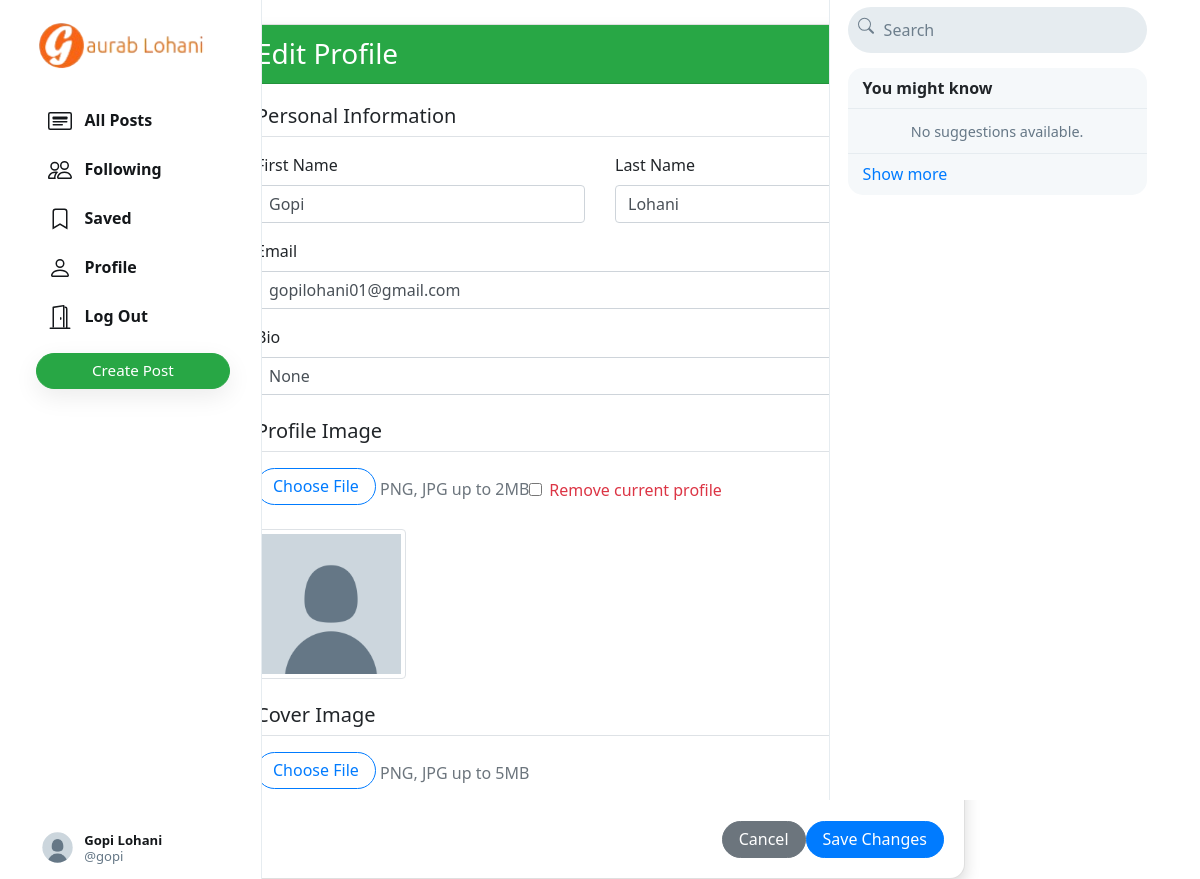
Page /edit_profile/ (signed in) on the committed database.
### control/models.py (models this page shows, shortened)
class User(AbstractUser):
    profile_pic = models.ImageField(upload_to='profile_pic/', default='media/defualt.jpg')
    bio = models.TextField(max_length=160, blank=True, null=True)
    cover = models.ImageField(upload_to='covers/', blank=True)

### control/views.py (the view, shortened to what this page needs)
# urls.py: path('edit_profile/', views.edit_profile, name='edit_profile'),
@login_required
def edit_profile(request):
    return render(request, 'edit_profile.html', {
        "user": request.user
    })

### control/templates/edit_profile.html (shortened to what this page needs)
{% extends 'layout.html' %}
{% load static %}
{% block body %}
<div class="container mt-4">
    <div class="row justify-content-center">
        <div class="col-md-8">
            <div class="card shadow">
                <div class="card-header  text-white" style="background-color: #28a745;">
                    <h3 class="mb-0">Edit Profile</h3>
                </div>
                <div class="card-body">
                    <form method="POST" enctype="multipart/form-data">
                        <div class="mb-4">
                            <h5 class="border-bottom pb-2 mb-3">Personal Information</h5>
                            <div class="row">
                                <div class="col-md-6 mb-3">
                                    <label class="form-label">First Name</label>
                                    <input type="text" class="form-control" name="firstname"
                                           value="{{ user.first_name }}" required>
                                </div>
                                <div class="col-md-6 mb-3">
                                    <label class="form-label">Last Name</label>
                                    <input type="text" class="form-control" name="lastname"
                                           value="{{ user.last_name }}" required>
                                </div>
                            </div>
                            <div class="mb-3">
                                <label class="form-label">Email</label>
                                <input type="email" class="form-control" name="email"
                                       value="{{ user.email }}" required>
                            </div>
                            <div class="mb-3">
                                <label class="form-label">Bio</label>
                                <input type="text" class="form-control" name="bio"
                                       value="{{ user.bio }}" required>
                            </div>
                        </div>
                        <div class="mb-4">
                            <h5 class="border-bottom pb-2 mb-3">Profile Image</h5>
                            <div class="d-flex align-items-center gap-4">
                                <div class="custom-file-upload">
                                    <label class="btn btn-outline-primary">
                                        Choose File
                                    </label>
                                    <span class="ms-2 text-muted">PNG, JPG up to 2MB</span>
                                </div>
                                {% if user.profile_pic %}
                                <div class="form-check">
                                    <input class="form-check-input" type="checkbox"
                                           name="remove_profile" id="removeProfile">
                                    <label class="form-check-label text-danger" for="removeProfile">
                                        Remove current profile
                                    </label>
                                </div>
                                {% endif %}
                            </div>
                            {% if user.profile_pic %}
                            <div class="mt-3">
                                <img src="{{ user.profile_pic.url }}" alt="Current Profile"
                                     class="img-thumbnail" style="max-width: 150px;">
                            </div>
                            {% endif %}
                        </div>
                        <div class="mb-4">
                            <h5 class="border-bottom pb-2 mb-3">Cover Image</h5>
                            <div class="d-flex align-items-center gap-4">
                                <div class="custom-file-upload">
                                    <label class="btn btn-outline-primary">
                                        Choose File
                                    </label>
                                    <span class="ms-2 text-muted">PNG, JPG up to 5MB</span>
                                </div>
                            </div>
                        </div>
                        <div class="d-flex justify-content-end gap-2 mt-4">
                            <a href="{% url 'profile' user.username %}"
                               class="btn btn-secondary">Cancel</a>
                            <button type="submit" class="btn btn-primary">Save Changes</button>
                        </div>
                    </form>
                </div>
            </div>
        </div>
    </div>
</div>
{% endblock %}

### control/templates/layout.html (shortened to what this page needs)
{% load static %}
<!DOCTYPE html>
<html lang="en">
    <head>
        <link rel="stylesheet" href="https://stackpath.bootstrapcdn.com/bootstrap/4.4.1/css/bootstrap.min.css">
        <link href="{% static 'network/styles.css' %}" rel="stylesheet">
        <link rel="stylesheet" href="https://cdn.jsdelivr.net/npm/bootstrap-icons@1.11.3/font/bootstrap-icons.min.css">
    </head>
    <body>
        <div class="body" data-page="{{page}}">
            <div class="sidenav">
                <a href="{% url 'index' %}" class="navbar-brand">
                    <img src="{% static 'network/Images/download.png' %}" height="50px">
                </a>
                <div style="height: 100%;">
                    <div>
                        <div>
                            <ul>
                                <li class="nav-item" id="all_posts">
                                <a href="{% url 'index' %}" class="nav-link">
                                    <div>
                                        &nbsp;&nbsp;All Posts
                                    </div>
                                </a>
                                </li>
                                {% if user.is_authenticated %}
                                    <li class="nav-item" id="following">
                                        <a href="{% url 'following' %}" class="nav-link">
                                            <div>
                                                &nbsp;&nbsp;Following
                                            </div>
                                        </a>
                                    </li>
                                    <li class="nav-item" id="saved">
                                        <a href="{% url 'saved' %}" class="nav-link">
                                            <div>
                                                <svg width="1.5em" height="1.5em" viewBox="0 0 16 16" class="bi bi-bookmark" fill="currentColor" xmlns="http://www.w3.org/2000/svg">
                                                    <path fill-rule="evenodd" d="M8 12l5 3V3a2 2 0 0 0-2-2H5a2 2 0 0 0-2 2v12l5-3zm-4 1.234l4-2.4 4 2.4V3a1 1 0 0 0-1-1H5a1 1 0 0 0-1 1v10.234z"/>
                                                  </svg>
                                                &nbsp;&nbsp;Saved
                                            </div>
                                        </a>
                                    </li>
                                    <li class="nav-item" id="profile">
                                        <a href="{% url 'profile' user.username %}" class="nav-link">
                                            <div>
                                                &nbsp;&nbsp;Profile
                                            </div>
                                        </a>
                                    </li>
                                    <li class="nav-item" id="logout">
                                        <a href="{% url 'logout' %}" class="nav-link">
                                            <div>
                                                &nbsp;&nbsp;Log Out
                                            </div>
                                        </a>
                                    </li>
                                {% endif %}
                            </ul>
                        </div>
                        {% if user.is_authenticated %}
                            <button id="popup-btn" class="btn btn-success new-post-btn" onclick="createpost()">Create Post</button>
                        {% endif %}
                    </div>
                    <div style="position: absolute; bottom: 10px;">
                        {% if user.is_authenticated %}
                            <li class="nav-item sidenav-user">
                                <a href="{% url 'profile' user.username %}" class="nav-link">
                                    <div class="user_account">
                                        <div class="small-profilepic" style="float: left; background-image: url(/media/{{user.profile_pic}})"></div>
                                        <div style="height: 2.7vw; margin: auto;">
                                            <div style="margin-top: 4px;"><strong style="display: flex;align-items: center;">{{user.first_name}} {{user.last_name}}</strong></div>
                                            <div class="grey" style="margin-top: 4px;">@{{ user.username }}</div>
                                        </div>
                                    </div>
                                </a>
                            </li>
                        {% endif %}
                    </div>
                </div>
            </div>
            {% block body %}
            {% endblock %}
            <div class="right-div">
                <nav class="head">
                    <form action="#">
                        <div class="search-div">
                            <div>
                            </div>
                            <input type="text" name="query" id="search-box" placeholder="Search ">
                        </div>
                    </form>
                </nav>
                <div class='right-div-content'>
                    <div class="space" style="background-color: white;"></div>
                    {% if user.is_authenticated %}
                        <div class="suggestion-box">
                            <div class="suggestion-header">
                                You might know
                            </div>
                            {% for suggestion in suggestions %}
                                <div class="suggestion-user">
                                    <div>
                                        <a href="{% url 'profile' suggestion.username %}">
                                            <div class="small-profilepic" style="background-image: url(/media/{{suggestion.profile_pic}})"></div>
                                        </a>
                                    </div>
                                    <div class="user-details">
                                        <a href="{% url 'profile' suggestion.username %}">
                                            <div id="user-name">
                                                <strong style="display:flex;">
                                                    {{suggestion.first_name}} {{suggestion.last_name}} {% if suggestion.is_staff %}
                                                    <i class="bi bi-patch-check-fill verified-badge" title="Verified Staff"></i>
                                                {% endif %}
                                                </strong>
                                            </div>
                                            <div class="grey">@{{suggestion.username}}</div>
                                        </a>
                                    </div>
                                    <div>
                                        <button class="btn btn-outline-success" type="button" onclick="follow_user(this,'{{suggestion.username}}','suggestion')">Follow</button>
                                    </div>
                                </div>
                            {% empty %}
                                    <div style="text-align: center; border-bottom: .5px solid #e6ecf0; padding: 10px 15px;">
                                        <span class="grey" style="font-size: .9em;">No suggestions available.</span>
                                    </div>
                            {% endfor %}
                            <div class="suggestion-footer">
                                <a href="#">Show more</a>
                            </div>
                        </div>
                    {% endif %}
                </div>
            </div>
        </div>
    </body>
</html>

### control/static/network/styles.css (style rules this page uses)
.body { display: flex; min-height: 100%; font-family: system-ui, sans-serif; }
.btn { border-radius: 20px; padding: 0.32rem 1rem 0.375rem 1rem; }
.btn, .btn:focus, .btn:active { box-shadow: none !important; -webkit-box-shadow: none !important; }
.grey { color: #657786; }
svg { vertical-align: text-top; }
.sidenav { height: 100%; width: 21.8%; position: fixed; top: 0; left: 0; padding: 15px; list-style: none; border-right: .5px solid #e6ecf0; z-index: 100; padding-left: 3%; background-color: white; }
.sidenav ul { list-style: none; padding-left: 0px; margin-top: 3vh; }
.sidenav li { margin-top: 7px; }
.sidenav .nav-link { color: #14171a; line-height: .7em; font-weight: 700; padding: 0px; }
.sidenav .nav-link > div { padding: 10px 20px 8px 12px; border-radius: 25px; line-height: 0.9em; width: max-content; }
.new-post-btn { padding-left: 55px !important; padding-right: 55px !important; font-size: .95em; font-weight: 530; box-shadow: rgba(0, 0, 0, 0.08) 0px 8px 24px !important; }
.user_account { display: flex; font-size: .82rem; font-weight: normal; padding-top: 3px !important; padding-bottom: 3px !important; padding-left: 3px !important; }
.user_account .small-profilepic { transform: scale(.82); margin-left: auto; margin-top: auto; }
.head { height: 7.5vh; }
.small-profilepic { width: 3.1vw; height: 3.1vw; border-radius: 9999px; overflow: hidden; margin-right: 8px; background-size: cover; background-repeat: no-repeat; background-position: center; box-sizing: content-box; }
.space { height: 8px; background-color: #e6ecf0; }
.right-div { width: 28%; height: 100vh; position: fixed; right: 2.95%; border-left: .5px solid #e6ecf0; background-color: white; }
.right-div .head { padding: .9vh 1.5vw; }
.right-div .search-div { margin-left: auto; margin-right: auto; display: flex; border-radius: 25px; background-color: #e6ecf0; padding-left: 10px; padding-right: 10px; vertical-align: middle; }
#search-box { height: 5.7vh; border: none; background: none; outline: none; width: 100%; margin-left: 8px; }
#search-box::placeholder { color: #6d7e8c; }
.right-div-content { height: 92.5vh; overflow: auto; padding-left: 1.5vw; padding-right: 1.5vw; }
.suggestion-box, .guest-box { border-radius: 15px; overflow: hidden; background-color: #f5f8fa; }
.suggestion-header { padding: 13px 15px; line-height: .9em; font-weight: 800; border-bottom: .5px solid #e6ecf0; }
.suggestion-footer { padding: 13px 15px; line-height: .9em; }
.suggestion-footer a { text-decoration: none; }

### control/templates/edit_profile.html (style rules this page uses)
.custom-file-upload label { transition: all 0.3s ease; }
.card { border-radius: 15px; overflow: hidden; }
.card-header { border-radius: 15px 15px 0 0 !important; }

### rows in the picture
User: profile_pic (placeholder picture), first_name "Gopi", last_name "Lohani", username "gopi", firstname "Gopi", lastname "Lohani", email "gopilohani01@gmail.com", bio "None"
